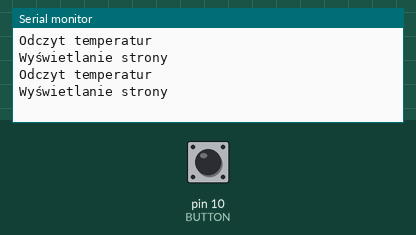
This program was run on a simulated Arduino Nano, built with avr-gcc and run on an emulated ATmega328P. Shown: the last lines printed to the serial monitor. The inputs (shaded band) are chosen by the test bench; at power-on: pin 10 (BUTTON) HIGH.

Above: at 1.2 s.
1.3 s: pin 10 (BUTTON) pulled LOW for 0.15 s
At 1.41 s:
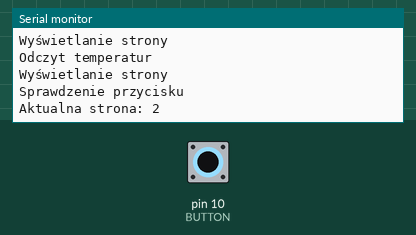
2.9 s: pin 10 (BUTTON) driven LOW
At 3.23 s:
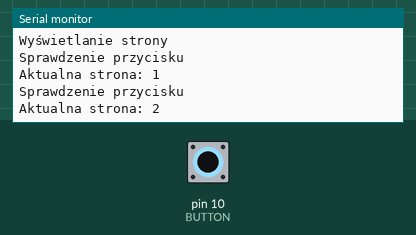

Measured:
- after the input at 1.3 s, the serial monitor: prints a new line at once (image 1)

The program:

main.cpp
```cpp
#include <Arduino.h>


// Bardzo prosty kod oparty na zmiennych globalnych (dla prostoty i lepszego zrozumienia)


#define DISPLAY_INTERVAL      500     // Co ile odświeżamy wyświetlacz (ms)
#define BUTTON_INTERVAL       100     // Co ile sprawdzamy wciśnięcie przycisku (ms), dostosować pod własną wygodę
#define MEASUREMENT_INTERVAL  500     // Co ile mierzymy temperaturę (ms)
#define PAGES                 2       // Ile ekranów do wyswietlania
#define BUTTON                10      // Tu wstaw nr pinu pod który podepniesz przycisk.
                                      // Przycisk wepnij między pinem a masą!


// Tu wrzuc potrzebny kod (include itp.)


// Zmienne globalne

unsigned long actualTime = 0;           // Przechowuje aktualny czas
unsigned long displayUpdateTime = 0;    // Ostatni czas update wyświetlacza
unsigned long buttonCheckTime = 0;      // Ostatni czas sprawdzania przycisku
unsigned long readSensorsTime = 0;      // Ostatni czas odczytu sensorów

int pageNo = 1;                         // Przechowuje która strona jest aktualnie aktywna

// Dodaj pozostałe potrzebne zmienne

// Funkcje

void ReadSensors()  // Funkcja pomiaru temperatury
{
  // Miejsce na kod odpowiedzialny za pomiary temperatury

  Serial.println("Odczyt temperatur");
}

void CheckButtons()  // Funkcja odczytu przycisku
{
  if(digitalRead(BUTTON) == LOW)
  {
    delay(10); // konieczny żeby wyeliminować drgania zestyków

    if(digitalRead(BUTTON) == LOW)  // Jesli po tym czasie przycisk jes nadal wciśnięty
    {
      Serial.println("Sprawdzenie przycisku");

      pageNo++; // Zwiększ nr wyświetlanej strony

      if(pageNo > PAGES)  // Jeśli nr wyświetlanej strony jest większy niż max liczba stron
      {
        pageNo = 1; // Wróć do pierwszej strony
      }

      Serial.print("Aktualna strona: ");
      Serial.println(pageNo);
    }
  }
}

void DisplayPage()  // Funkcja odczytu przycisku
{
  Serial.println("Wyświetlanie strony");

  switch(pageNo)  // Wybór strony do wyświetlania
  {
    case 1:   // Strona nr 1
    {

      // Tu kod odpowiedzialny za to co ma być wyświetlone na stronie 1, dodać clear na początku!

      break;
    }
    case 2:   // Strona nr 2
    {

      // Tu kod odpowiedzialny za to co ma być wyświetlone na stronie 2, dodać clear na początku!

      break;
    }
    //case 3: // Strona nr 3 (jeśli potrzebna)
    //{
    //  break;
    //}
  }
}


// Program główny

void setup()
{
Serial.begin(9600);

pinMode(BUTTON, INPUT_PULLUP);    // definicja pinu jako wejście

// Reszta kodu


}

void loop()
{
  actualTime = millis();    // millis() zwraca czas od włączenia Arduino, sprawdzamy aktualny czas

  // Pomiary z czujników
  // Jeśli od ostatniego pomiaru upłynął czas większy niż interwał
  if(actualTime - readSensorsTime > MEASUREMENT_INTERVAL)
  {
    ReadSensors();
    readSensorsTime = actualTime;   // ostatni czas pomiaru = aktualny czas
  }

  // Odczyt stanu przycisku
  // Jeśli od ostatniego pomiaru upłynął czas większy niż interwał
  if(actualTime - buttonCheckTime > BUTTON_INTERVAL)
  {
    CheckButtons();
    buttonCheckTime = actualTime;   // ostatni czas sprawdzania przycisku = aktualny czas
  }

  // Wyświetlanie strony
  // Jeśli od ostatniego pomiaru upłynął czas większy niż interwał
  if(actualTime - displayUpdateTime > DISPLAY_INTERVAL)
  {
    DisplayPage();
    displayUpdateTime = actualTime;   // ostatni czas wyświetlania strony = aktualny czas
  }
}
```
